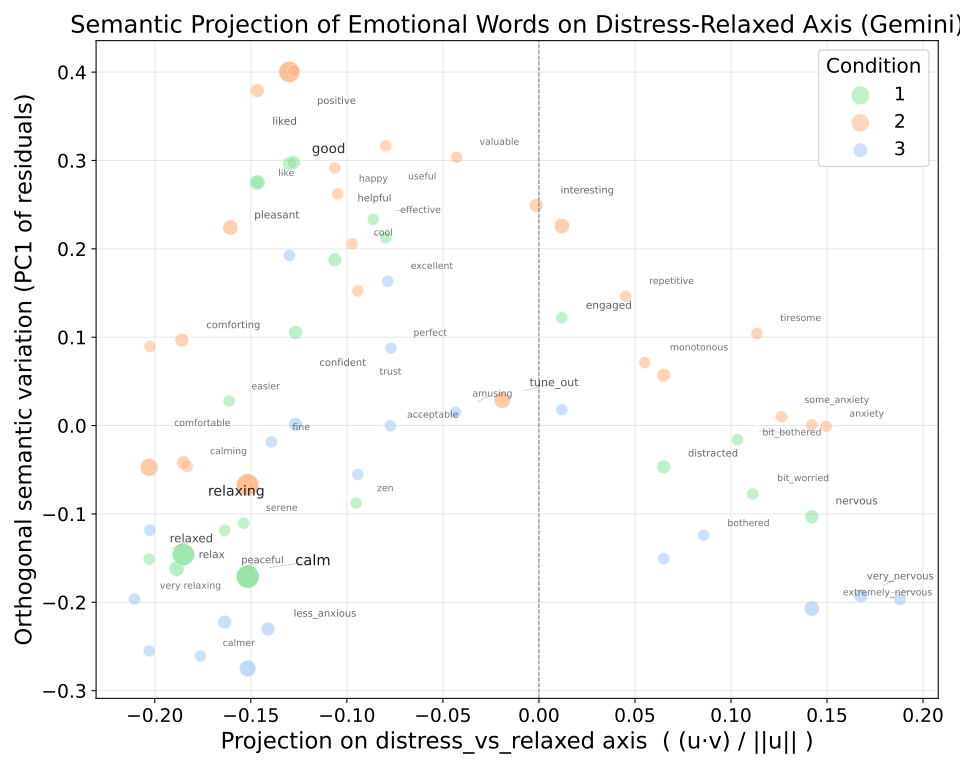

Generate this figure with Python:
import ast
import os
from pathlib import Path

import matplotlib.pyplot as plt
import numpy as np
import pandas as pd
from adjustText import adjust_text
from google import genai
from google.genai import types
from sklearn.decomposition import PCA


MODEL_ID = "gemini-embedding-001"
EMBED_INSTRUCTION = "Instruct: Represent the emotional valence and intensity of this word or short phrase.\nText: "
BASE_DIR = Path(__file__).resolve().parent
PROJECT_DIR = BASE_DIR.parent.parent
DATA_DIR = PROJECT_DIR / "data"
OUTPUT_DIR = BASE_DIR
OUTPUT_DIR.mkdir(parents=True, exist_ok=True)


if not os.environ.get("GEMINI_API_KEY"):
    raise RuntimeError("Set GEMINI_API_KEY before running this script.")

client = genai.Client(api_key=os.environ["GEMINI_API_KEY"])
embedding_cache = {}


def normalize_text(w: str) -> str:
    if not isinstance(w, str):
        return str(w)

    key = w.strip().lower()
    w = w.replace("_", " ")
    if key == "tune_out":
        return "tune out"
    #if key == "distracted":
    #    return "distracted from worries"
    if key in {"bit_worried", "bit worried"}:
        return "a bit worried"
    if key in {"bit_bothered", "bit bothered"}:
        return "a bit bothered"
    #if key == "engaged":
    #    return "immersed"
    if key in {"like", "liked"}:
        return "liked it"
    return w


def format_input(text: str) -> str:
    return f"{EMBED_INSTRUCTION}\n{text}"


def _values_from_embedding_obj(obj) -> np.ndarray:
    if hasattr(obj, "values") and obj.values is not None:
        return np.array(obj.values, dtype=float)
    if isinstance(obj, dict) and "values" in obj:
        return np.array(obj["values"], dtype=float)
    raise ValueError("Unexpected Gemini embedding object format.")


def embed_texts(texts):
    normalized = [normalize_text(t) for t in texts]
    missing = [t for t in normalized if t not in embedding_cache]

    if missing:
        formatted = [format_input(t) for t in missing]
        result = client.models.embed_content(
            model=MODEL_ID,
            contents=formatted,
            config=types.EmbedContentConfig(task_type="SEMANTIC_SIMILARITY"),
        )
        embeddings = getattr(result, "embeddings", None)
        if embeddings is None:
            single = getattr(result, "embedding", None)
            if single is None:
                raise ValueError("Gemini response did not contain embedding data.")
            embeddings = [single]

        for text, emb in zip(missing, embeddings):
            embedding_cache[text] = _values_from_embedding_obj(emb)

    return [embedding_cache[t] for t in normalized]


def encode_word(w: str) -> np.ndarray:
    return embed_texts([w])[0]


def get_semantic_subspace(pos_words, neg_words, encode_fn):
    pos_vecs = np.vstack([encode_fn(w) for w in pos_words])
    neg_vecs = np.vstack([encode_fn(w) for w in neg_words])

    a_vec = pos_vecs.mean(axis=0)
    b_vec = neg_vecs.mean(axis=0)
    diff_mat = np.array([p - n for p in pos_vecs for n in neg_vecs])
    diff_vec = diff_mat.mean(axis=0)
    return a_vec, b_vec, diff_vec


distress_words = [
    "distressed", "danger", "apprehensive", "anguish", "torment", "agitated"
]
relaxed_words = [
    "relieved", "comforted", "security", "soothed", "reassured", "at ease"
]

a_vec, b_vec, distress_relaxed_axis = get_semantic_subspace(
    distress_words,
    relaxed_words,
    encode_word
)

axis_vec = distress_relaxed_axis
axis_norm = np.linalg.norm(axis_vec)

probe_words = [
    "worried",
    "little worried",
    "a little worried",
    "slightly worried",
    "a bit worried",
    "somewhat worried",
    "mildly worried",
    "anxious",
    "less anxious",
    "slightly anxious",
    "somewhat anxious",
    "a bit anxious",
    "some anxiety",
    "a little bothered",
    "very nervous",
    "extremely nervous",
    "calm",
    "relaxed",
    "distracted",
    "distracted from worries"
]


def semantic_projection(word, axis_vec, axis_norm, encode_fn):
    v = encode_fn(word)
    if axis_norm == 0:
        return np.nan
    return float(axis_vec @ v / axis_norm)


print("\nProbe word projections on the distress-relaxed axis:")
for probe_word in probe_words:
    probe_score = semantic_projection(probe_word, axis_vec, axis_norm, encode_word)
    print(f"{probe_word:15s} {probe_score: .4f}")


def remove_not_words(cell):
    if isinstance(cell, list):
        return [w for w in cell if isinstance(w, str) and not w.startswith("not_")]
    if isinstance(cell, str):
        try:
            words = ast.literal_eval(cell)
            if isinstance(words, list):
                return [w for w in words if isinstance(w, str) and not w.startswith("not_")]
        except Exception:
            return []
    return []


def process_trial_single_axis(word_list, axis_vec, axis_norm, encode_fn):
    word_projs = []
    for w in word_list:
        if not isinstance(w, str):
            continue
        proj = semantic_projection(w, axis_vec, axis_norm, encode_fn)
        word_projs.append({"word": w, "projection": proj})

    if not word_projs:
        return {"word_projections": [], "mean_projection": np.nan}

    return {
        "word_projections": word_projs,
        "mean_projection": float(np.mean([wp["projection"] for wp in word_projs]))
    }


df = pd.read_csv(DATA_DIR / "emotion_words_checked.csv")
df_t = pd.read_csv(DATA_DIR / "Flow_current.csv")

df["ID"] = df["ID"].astype(str)
df_t["ID"] = df_t["ID"].astype(str)
df_t.columns = df_t.columns.str.strip()
condition_col = "Exp_Condition" if "Exp_Condition" in df_t.columns else "Exp_Condition "
merged = df.merge(df_t[["ID", condition_col]], on="ID", how="left")
merged["text"] = merged["text"].apply(remove_not_words)

all_normalized_words = sorted({
    normalize_text(w)
    for word_list in merged["text"]
    if isinstance(word_list, list)
    for w in word_list
    if isinstance(w, str)
})
if all_normalized_words:
    embed_texts(all_normalized_words)

word_level_rows = []
participant_level_rows = []

for _, row in merged.iterrows():
    participant_id = row["ID"]
    condition = row[condition_col]
    word_list = row["text"]

    if not word_list:
        continue

    result = process_trial_single_axis(word_list, axis_vec, axis_norm, encode_word)

    for wp in result["word_projections"]:
        word_level_rows.append({
            "Participant": participant_id,
            "condition": condition,
            "word": wp["word"],
            "projection_fear_vs_calm": wp["projection"]
        })

    participant_level_rows.append({
        "Participant": participant_id,
        "condition": condition,
        "mean_projection_fear_vs_calm": result["mean_projection"],
        "word_list": str(word_list)
    })


word_level_df = pd.DataFrame(word_level_rows).dropna(subset=["condition"])
participant_level_df = pd.DataFrame(participant_level_rows).dropna(subset=["condition"])
word_level_df.to_csv(OUTPUT_DIR / "semantic_projection_gemini.csv", index=False)
participant_level_df.to_csv(OUTPUT_DIR / "semantic_projection_gemini_mean.csv", index=False)


data_for_plot = merged.dropna(subset=[condition_col]).copy()

all_words = []
all_vecs = []
all_conditions = []

for _, row in data_for_plot.iterrows():
    condition = row[condition_col]
    word_list = row["text"]
    if not word_list:
        continue
    for w in word_list:
        if not isinstance(w, str):
            continue
        all_words.append(w)
        all_vecs.append(encode_word(w))
        all_conditions.append(condition)

if not all_vecs:
    raise ValueError("No words with embeddings found for plotting.")

all_vecs = np.vstack(all_vecs)
axis_unit = axis_vec / axis_norm
x_coord = (all_vecs @ axis_vec) / axis_norm
proj_along_unit = all_vecs @ axis_unit
residuals = all_vecs - np.outer(proj_along_unit, axis_unit)
y_coord = PCA(n_components=1).fit_transform(residuals).ravel()

plot_df = pd.DataFrame({
    "word": all_words,
    "condition": all_conditions,
    "x": x_coord,
    "y": y_coord
})

plot_df = (
    plot_df.groupby(["word", "condition"], as_index=False)
    .agg(
        x=("x", "mean"),
        y=("y", "mean"),
        frequency=("word", "size")
    )
)

freq_min = plot_df["frequency"].min()
freq_max = plot_df["frequency"].max()
if freq_max == freq_min:
    plot_df["point_size"] = 80
    plot_df["label_size"] = 8
    plot_df["alpha"] = 0.75
else:
    freq_scaled = (plot_df["frequency"] - freq_min) / (freq_max - freq_min)
    plot_df["point_size"] = 80 + 220 * freq_scaled
    plot_df["label_size"] = 7 + 4 * freq_scaled
    plot_df["alpha"] = 0.55 + 0.35 * freq_scaled

unique_conditions = sorted(plot_df["condition"].unique())
condition_angles = np.linspace(0, 2 * np.pi, num=len(unique_conditions), endpoint=False)
condition_offsets = {
    cond: (0.12 * np.cos(angle), 0.12 * np.sin(angle))
    for cond, angle in zip(unique_conditions, condition_angles)
}
cond_colors = {
    "1": "#8de5a1",
    "2": "#ffb482",
    "3": "#a1c9f4"
}
plot_df["x_plot"] = plot_df["x"]
plot_df["y_plot"] = plot_df.apply(lambda row: row["y"] + condition_offsets[row["condition"]][1], axis=1)
plot_df.to_csv(OUTPUT_DIR / "semantic_projection_gemini_plot_points.csv", index=False)

plt.figure(figsize=(10, 8))
for cond in unique_conditions:
    cond_df = plot_df[plot_df["condition"] == cond]
    plt.scatter(
        cond_df["x_plot"],
        cond_df["y_plot"],
        s=cond_df["point_size"],
        color=cond_colors.get(str(cond), "#999999"),
        alpha=cond_df["alpha"],
        label=str(cond),
        edgecolor="white",
        linewidth=0.4
    )

label_df = (
    plot_df.groupby("word", as_index=False)
    .agg(
        x_plot=("x_plot", "mean"),
        y_plot=("y_plot", "mean"),
        label_size=("label_size", "max"),
        alpha=("alpha", "max")
    )
)
label_df.to_csv(OUTPUT_DIR / "semantic_projection_gemini_plot_labels.csv", index=False)

texts = []
for _, row in label_df.iterrows():
    texts.append(
        plt.text(
            row["x_plot"] + 0.01,
            row["y_plot"] + 0.01,
            row["word"],
            fontsize=row["label_size"],
            alpha=row["alpha"]
        )
    )

adjust_text(
    texts,
    x=label_df["x_plot"].to_numpy(),
    y=label_df["y_plot"].to_numpy(),
    arrowprops=dict(arrowstyle="-", color="gray", lw=0.5, alpha=0.5),
    expand_points=(1.1, 1.2),
    expand_text=(1.05, 1.2)
)

plt.axvline(0, color="gray", linewidth=0.8, linestyle="--")
plt.title("Semantic Projection of Emotional Words on Distress-Relaxed Axis (Gemini)", fontsize=18)
plt.xlabel("Projection on distress_vs_relaxed axis  ( (u·v) / ||u|| )", fontsize=17)
plt.ylabel("Orthogonal semantic variation (PC1 of residuals)", fontsize=17)
plt.xticks(fontsize=14)
plt.yticks(fontsize=14)
plt.legend(title="Condition", title_fontsize=15, fontsize=14)
plt.grid(True, alpha=0.3)
plt.tight_layout()
plt.savefig(OUTPUT_DIR / "semantic_projection_gemini.pdf", format="pdf")
plt.savefig(OUTPUT_DIR / "semantic_projection_gemini.svg", format="svg")
plt.show()
